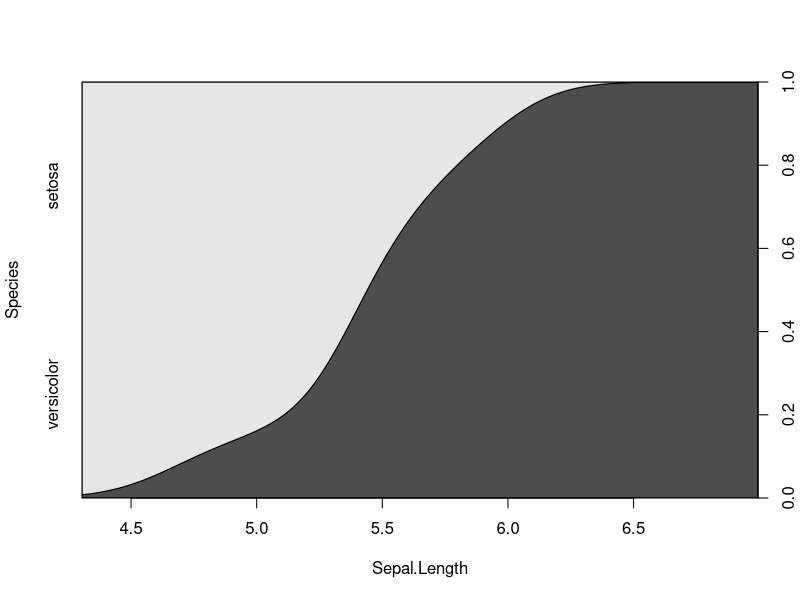
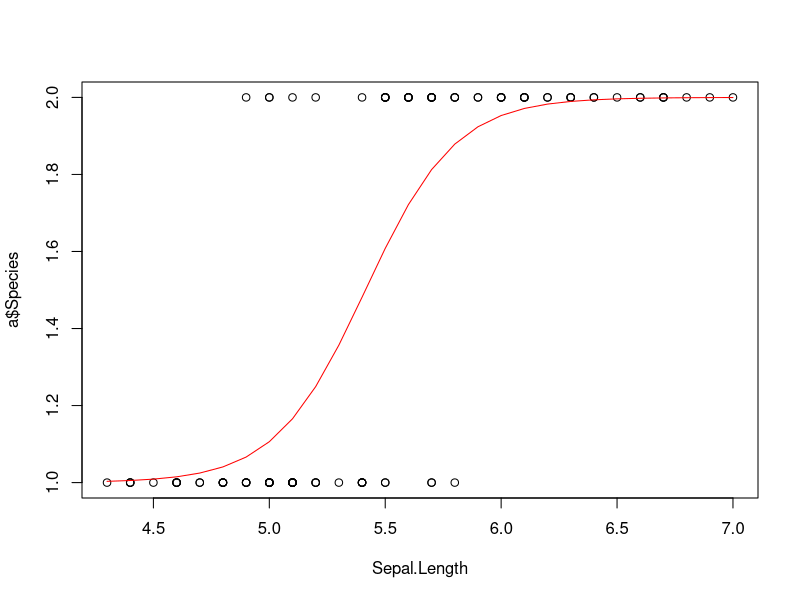

Here is the R script that generated these plots, in order:
# 단순 로지스틱회귀모형

data(iris)
a <- subset(iris, Species == "setosa" | Species == "versicolor")
a$Species <- factor(a$Species)
str(a) # setosa(Y=1), versicolor(Y=2)

b <- glm(Species ~ Sepal.Length, data=a, family=binomial)
summary(b)

coef(b)
exp(coef(b)["Sepal.Length"])

confint(b, parm = "Sepal.Length") # 회귀계수에 대한 신뢰구간
exp(confint(b, parm = "Sepal.Length")) # 오즈의 증가량에 대한 신뢰구간

fitted(b)[c(1:5, 96:100)]
predict(b, newdata=a[c(1, 50, 51, 100), ], type="response")

cdplot(Species ~ Sepal.Length, data=a) # 연속형 변수의 변화에 따른 범주형 변수의 조건부 분포

plot(a$Sepal.Length, a$Species, xlab="Sepal.Length")
x=seq(min(a$Sepal.Length), max(a$Sepal.Length), 0.1)
lines(x, 1+(1/(1+(1/exp(-27.831+5.140*x)))), type="l", col="red")
      
# 다중 로지스틱호귀모형
attach(mtcars)
str(mtcars)

glm.vs <- glm(vs ~ mpg + am, data=mtcars, family=binomial)
summary(glm.vs)

step.vs <- step(glm.vs, direction="backward")

ls(glm.vs)
str(glm.vs)

anova(glm.vs, test="Chisq")
